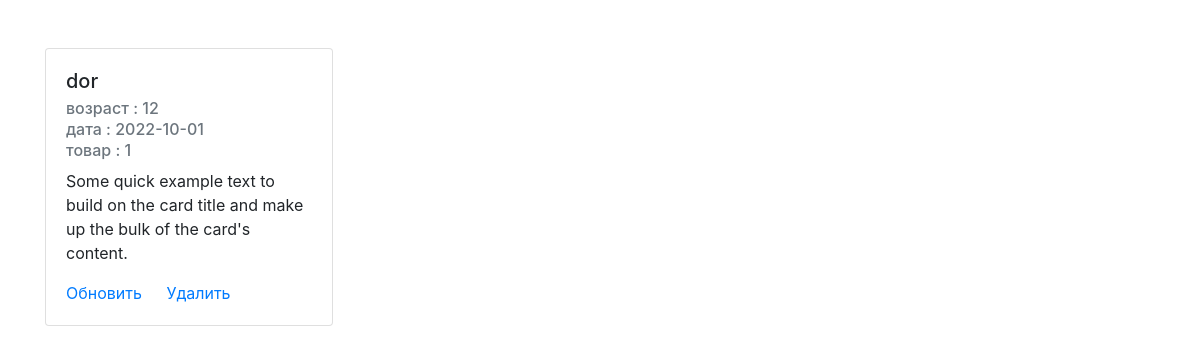
Screenshot of /purchase/8 with the database file from the repository.
### app/models.py (models this page shows, shortened)
class Purchase(db.Model):
    id = db.Column(db.Integer, primary_key=True)
    name = db.Column(db.String(30))
    age = db.Column(db.Integer)
    item_id = db.Column(db.Integer, db.ForeignKey('item.id'))
    item = db.relationship('Item', backref=db.backref('purchases', lazy='dynamic'))
    date_purchase = db.Column(db.Date)

### app/views.py (the view)
def get_single_purchase(purchase_id):
    purchase = Purchase.query.filter_by(id=purchase_id).first()
    return render_template('get_single_purchase.html',purchase=purchase)

### app/templates/get_single_purchase.html
{% extends 'base.html' %}
{% block content %}
    <div>
        <div class="card" style="width: 18rem;">
            <div class="card-body">
            <h5 class="card-title">{{ purchase.name }}</h5>
            <h6 class="card-subtitle mb-2 text-muted">возраст : {{ purchase.age }}</h6>
            <h6 class="card-subtitle mb-2 text-muted">дата : {{ purchase.date_purchase }}</h6>
            <h6 class="card-subtitle mb-2 text-muted">товар : {{ purchase.item_id }}</h6>
            <p class="card-text">Some quick example text to build on the card title and make up the bulk of the card's content.</p>
            <a href="{{ url_for('update_purchase',purchase_id=purchase.id) }}" class="card-link">Обновить</a>
            <a href="{{ url_for('delete_purchase',purchase_id=purchase.id) }}" class="card-link">Удалить</a>
            </div>
        </div>
    </div>
{% endblock %}

### rows the page displays
Purchase: name "dor", age "12", date_purchase "2022-10-01", item_id "1"
